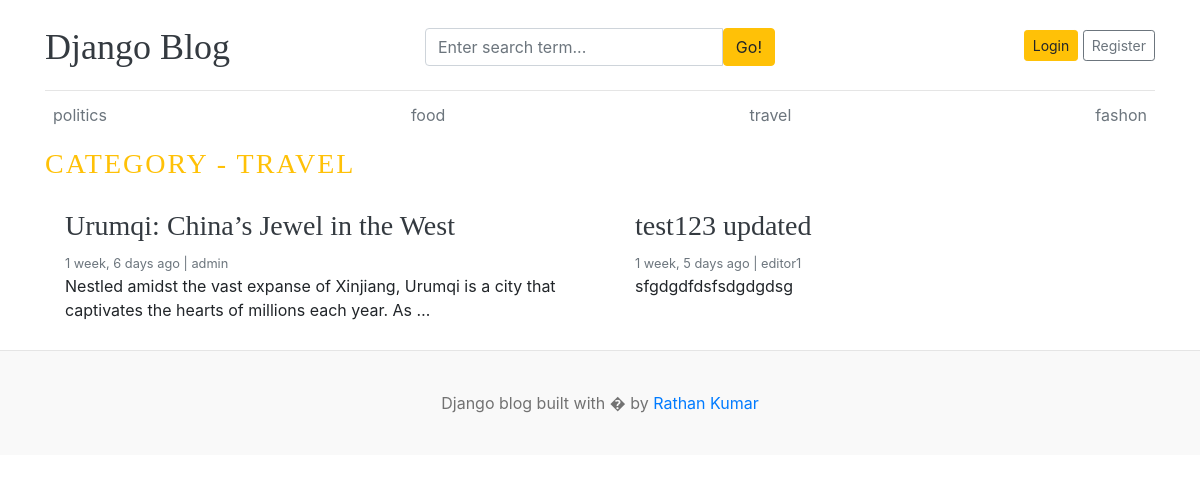
Page /category/4 on the committed database.
### blog_app/models.py (models this page shows, shortened)
class Category(models.Model):
    category_name = models.CharField(max_length=50,unique=True)
    created_at = models.DateTimeField(auto_now=True)
    updated_at = models.DateTimeField(auto_now=True)
    class Meta:
        verbose_name_plural = 'Categories'
    def __str__(self):
        return self.category_name

class Blog(models.Model):
    title = models.CharField(max_length=100)
    slug = models.SlugField(max_length=150,unique=True,blank=True)
    category = models.ForeignKey(Category,on_delete=models.CASCADE)
    author = models.ForeignKey(User,on_delete=models.CASCADE)
    featured_image = models.ImageField(upload_to='uploads/%Y/%m/%d')
    short_description = models.TextField(max_length=500)
    blog_body = models.TextField(max_length=2000)
    status = models.CharField(max_length=20,choices=STATUS_CHOICES,default="Draft")
    is_featured = models.BooleanField(default=False)
    created_at = models.DateTimeField(auto_now_add=True)
    updated_at = models.DateTimeField(auto_now=True)

### blog_app/views.py (the view)
# urls.py: path('<int:category_id>',views.posts_by_category,name="posts_by_category")
def posts_by_category(request,category_id):
    posts = Blog.objects.filter(category=category_id,status='Published')
    category = get_object_or_404(Category,id=category_id)
    context ={
        'posts':posts,
        'category':category
    }
    return render(request,'posts_by_category.html',context)

### blog_app/context_processors.py (called while the page is built)
def get_categories(request):
    categories = Category.objects.all()
    return dict(categories=categories)

def get_social_links(request):
    social_links = SocialLink.objects.all()
    return dict(social_links=social_links)

### templates/posts_by_category.html
{% extends "base.html" %}
{% block content %}
 <h3 class ="text-uppercase text-warning" style="letter-spacing :2px;"> category - {{category}}</h3>
  <div class="row mb-2">
    {% if posts %}
    {% for post in posts  %}
    <div class="col-md-6">
      <div class="card border-0" >
        <div class="card-body">
          <h3> <a href="{% url 'blog' post.slug %}"class="text-dark"> {{post.title}}  </a></h3>
          <small class="mb-1 text-muted">{{post.created_at |timesince}} ago | {{post.author}}</small>
          <p class="card-text">{{post.short_description | truncatewords:20}}</p>
        </div>
      </div>
    </div>
    {% endfor %}
    {% else %}
    <p>No Posts Found</p>
    {% endif %}
  </div>
</div>
{% endblock content %}

### templates/base.html (shortened to what this page needs)
{% load static %}
<!DOCTYPE html>
<html lang="en">
<head>
    <link href="https://getbootstrap.com/docs/4.0/dist/css/bootstrap.min.css" rel="stylesheet">
    <link href="{% static 'css/blog.css' %}" rel="stylesheet">
    <link rel="stylesheet" href="https://cdnjs.cloudflare.com/ajax/libs/font-awesome/4.7.0/css/font-awesome.min.css">
  </head>
<body>
    <div class="container">
      <header class="blog-header py-3">
        <div class="row flex-nowrap justify-content-between align-items-center">
          <div class="col-4 pt-1">
            <a class="blog-header-logo text-dark" href="{% url 'home' %}">Django Blog</a>
          </div>
          <div class="col-4 pt-1">
            <form action="{% url 'search' %}" method="GET">
              <div class="input-group">
                <input class="form-control" name="keyword" value="{{keyword}}" type="text" placeholder="Enter search term..." aria-label="Enter search term..." aria-describedby="button-search" />
                <button class="btn btn-warning" id="button-search" type="submit">Go!</button>
              </div>
            </form>
          </div>
          <div class="col-4 d-flex justify-content-end align-items-center">
            {% if not user.is_authenticated %}
            <a class="btn btn-sm btn-warning" href="{% url 'login' %}">Login</a> &nbsp;
            <a class="btn btn-sm btn-outline-secondary" href="{% url 'register' %}">Register</a>
            {% else %}
            <span> <a href="{% url 'dashboard' %}">Dashboard</a> </span>
            &emsp;
            <span><a href="{% url 'logout' %}">Logout</a></span>
            {% endif %}
          </div>
        </div>
      </header>
      <div class="nav-scroller py-1 mb-2">
        <nav class="nav d-flex justify-content-between">
          {% for i in categories %}
          <a class="p-2 text-muted" href="{% url 'posts_by_category' i.id %}">{{i.category_name}}</a>
          {% endfor %}
        </nav>
      </div>
{% block content %}
{% endblock content %}
<footer class="blog-footer">
    <p>Django blog built with � by <a href="#">Rathan Kumar</a></p>
  </footer>
  </body>
</html>

### blog_main/static/css/blog.css (style rules this page uses)
.blog-header { border-bottom: 1px solid #e5e5e5; }
.blog-header-logo { font-family: "Playfair Display", Georgia, "Times New Roman", serif; font-size: 2.25rem; }
h1, h2, h3, h4, h5, h6 { font-family: "Playfair Display", Georgia, "Times New Roman", serif; }
.blog-footer { padding: 2.5rem 0; color: #727272; text-align: center; background-color: #f9f9f9; border-top: .05rem solid #e5e5e5; }
.blog-footer p:last-child { margin-bottom: 0; }

### rows in the picture
Category: category_name "politics"
Category: category_name "food"
Category: category_name "travel", category_name "TRAVEL"
Category: category_name "fashon"
Blog: title "Urumqi: China’s Jewel in the West", created_at "1 week, 6 days", author "admin", short_description "Nestled amidst the vast expanse of Xinjiang, Urumqi is a city that captivates the hearts of millions each year. As …"
Blog: title "test123 updated", created_at "1 week, 5 days", author "editor1", short_description "sfgdgdfdsfsdgdgdsg"
